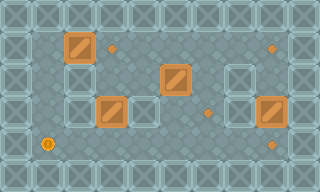

This is a level from a 2D game, rendered from its Tiled map with the project's own tilesets. A one-line summary and the map file follow, with tile-layer data summarised:
An orthogonal 10x6 tile map with 32x32 px tiles, 5 tile layers (background, goals, walls, boxes, ...).

<map version="1.2" tiledversion="1.3.5" orientation="orthogonal" renderorder="right-down" width="10" height="6" tilewidth="32" tileheight="32" infinite="0" nextlayerid="15" nextobjectid="2">
 <tileset firstgid="1" name="sokoban_tilesheet" tilewidth="32" tileheight="32" tilecount="104" columns="13">
  <image source="images/Tilesheet/sokoban_tilesheet.png" width="416" height="256" />
 </tileset>
 <layer id="1" name="background" width="10" height="6">
  <data>[60 cells, 60 non-empty, 1 distinct tile ids]</data>
 </layer>
 <layer id="10" name="goals" width="10" height="6">
  <data>[60 cells, 4 non-empty, 1 distinct tile ids]</data>
 </layer>
 <layer id="2" name="walls" width="10" height="6">
  <data>[60 cells, 33 non-empty, 1 distinct tile ids]</data>
 </layer>
 <layer id="8" name="boxes" width="10" height="6">
  <data>[60 cells, 4 non-empty, 1 distinct tile ids]</data>
 </layer>
 <layer id="11" name="player-start" width="10" height="6">
  <data>[60 cells, 1 non-empty, 1 distinct tile ids]</data>
 </layer>
</map>
